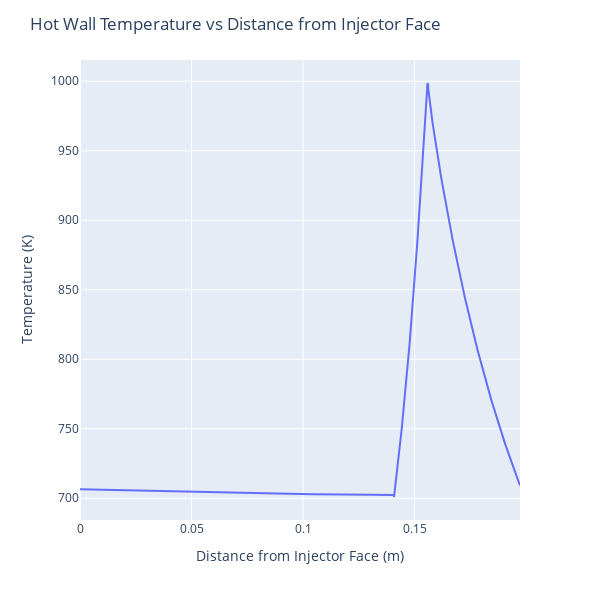

Notebook source saved alongside this figure:
### Code cell
#Test Runs

#Bartz_Iterator(T_c = T_c, T_p = 330, Ma = 0, A = A, h_p = 17435.70437, k_w = 160, t_w = 0.00381)

#Engine_Contour(L = 0.197256, x_c = 0.106230, x_t = 0.132530, x_e = 0.197256, D_c = 0.085725, D_t = 0.028956, D_e = 0.061760, n = 1000)

Regen(D_ch = 0.002763953196, L_ch = 0.197256, n = 1000, n_ch = 10, mdot = 1.06806734961, Cp_p = 2010, rho_p = 820, k_p = 0.125, T_p0 = 330)

### Figure 1 — Plotly figure (JSON) as saved in the notebook; plotly's stock layout.template omitted (floating-point values rounded to 4 significant figures; data arrays with more than 128 entries replaced by an {"elided": "..."} marker saying what was removed)
{"data": [{"hovertemplate": "x=%{x}<br>T=%{y}<extra></extra>", "legendgroup": "", "line": {"color": "#636efa", "dash": "solid"}, "marker": {"symbol": "circle"}, "mode": "lines", "name": "", "orientation": "v", "showlegend": false, "type": "scatter", "x": {"elided": "1000 float values"}, "xaxis": "x", "y": {"elided": "1000 float values"}, "yaxis": "y"}], "layout": {"height": 600, "legend": {"tracegroupgap": 0}, "margin": {"t": 60}, "title": {"text": "Hot Wall Temperature vs Distance from Injector Face"}, "width": 600, "xaxis": {"anchor": "y", "domain": [0, 1], "title": {"text": "Distance from Injector Face (m)"}}, "yaxis": {"anchor": "x", "domain": [0, 1], "title": {"text": "Temperature (K)"}}}}
